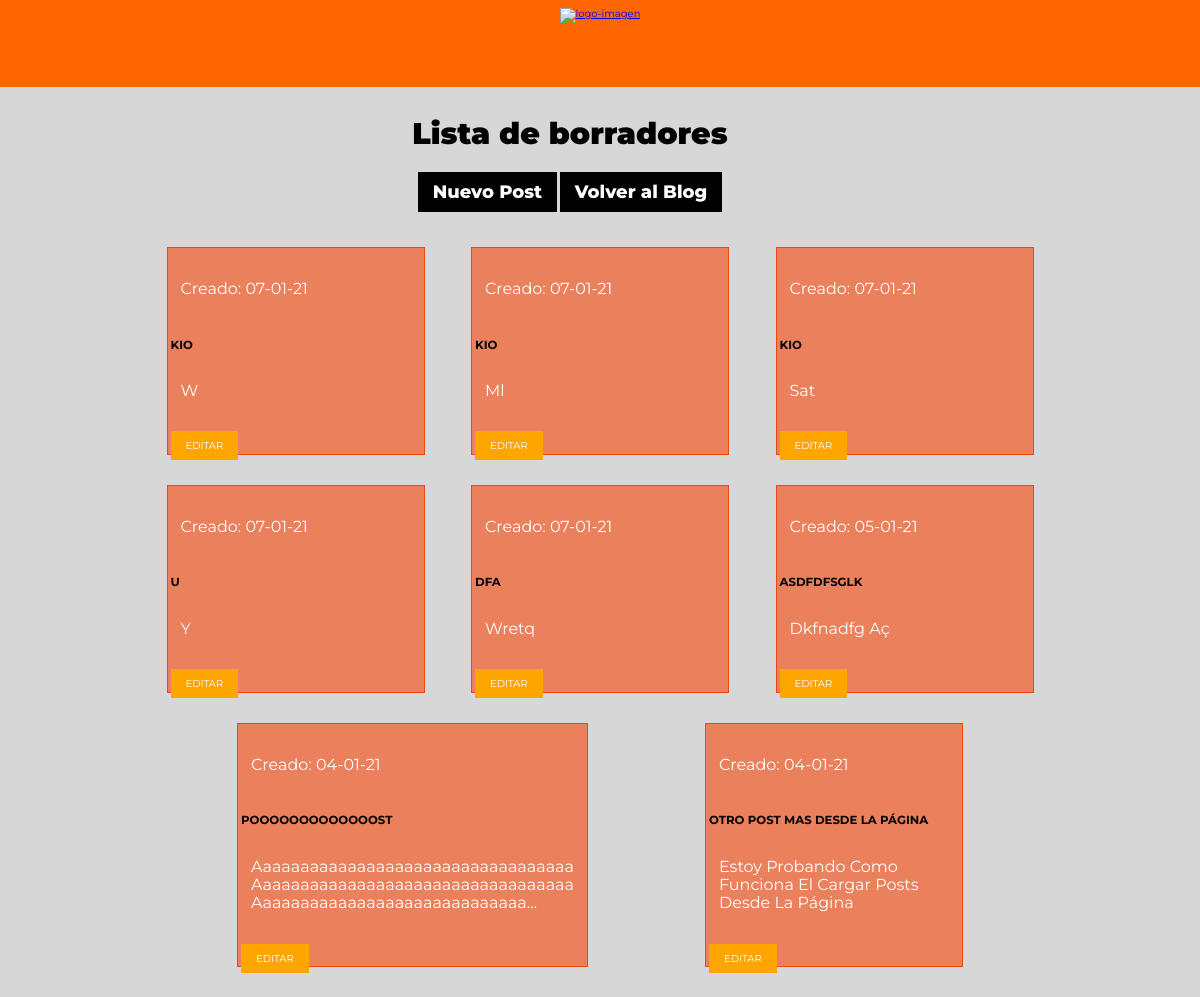
Page /blog/post/borrador/ (signed in) on the earlier database version.
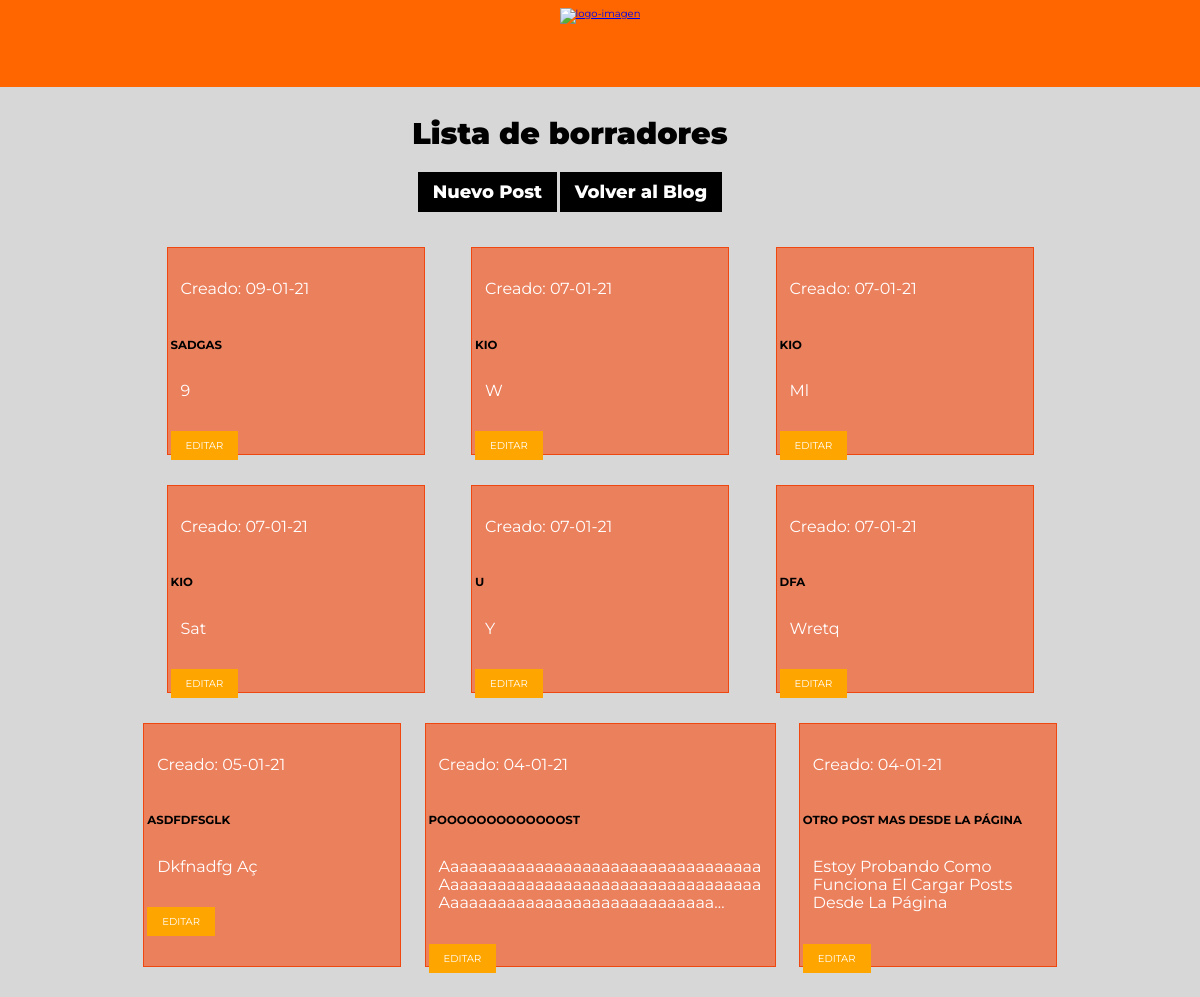
Same page on the later database version.
### blog/models.py (models this page shows, shortened)
class Post(models.Model):
    titulo = models.CharField(max_length=200)
    texto = models.TextField()
    imagen = models.ImageField(upload_to='blog', null=True, blank=True) #removi este parámetro al agregar la clase ImagenPost:  ,
    autor = models.ForeignKey(settings.AUTH_USER_MODEL, on_delete=models.CASCADE)
    creado = models.DateTimeField(default=timezone.now)
    publicado = models.DateTimeField(blank=True, null=True)
    class Meta:
        verbose_name = 'post'
        verbose_name_plural = 'posts'

### blog/views.py (the view)
# urls.py: path('post/borrador/', views.lista_borrador_post, name='lista_borrador_post'),
@login_required
def lista_borrador_post(request):
    posts = Post.objects.filter(publicado__isnull=True).order_by('-creado')
    return render(request, 'blog/lista_borrador_post.html',{'posts': posts})

### blog/templates/blog/lista_borrador_post.html (shortened to what this page needs)
{% extends 'blog/layout.html' %}
{% block content %}
<div class="contenedor contenedor-lista-borrador">
    <h2><strong>Lista de borradores </strong></h2>
    <a href="{% url 'blog:nuevo_post' %}" class="boton boton-lista-post">Nuevo Post</a>
    <a href="{% url 'blog:lista_posts' %}" class="boton boton-lista-post" >Volver al Blog</a>
</div>
<main class="contenedor-blog-interno">
    {% for post in posts %}
        <div class="contenido-blog">
            <p>Creado: {{ post.creado|date:'d-m-y' }}</p>
            <h3>{{ post.titulo }}</h3>
            <p>{{ post.texto|linebreaksbr|truncatechars:100 }}</p>
            <a href="{% url 'blog:editar_post' pk=post.pk %}">Editar</a>
        </div>
        {% endfor %}
{% endblock %}

Differences in the rows shown:
added Post: creado "09-01-21", titulo "SADGAS", texto "9"
